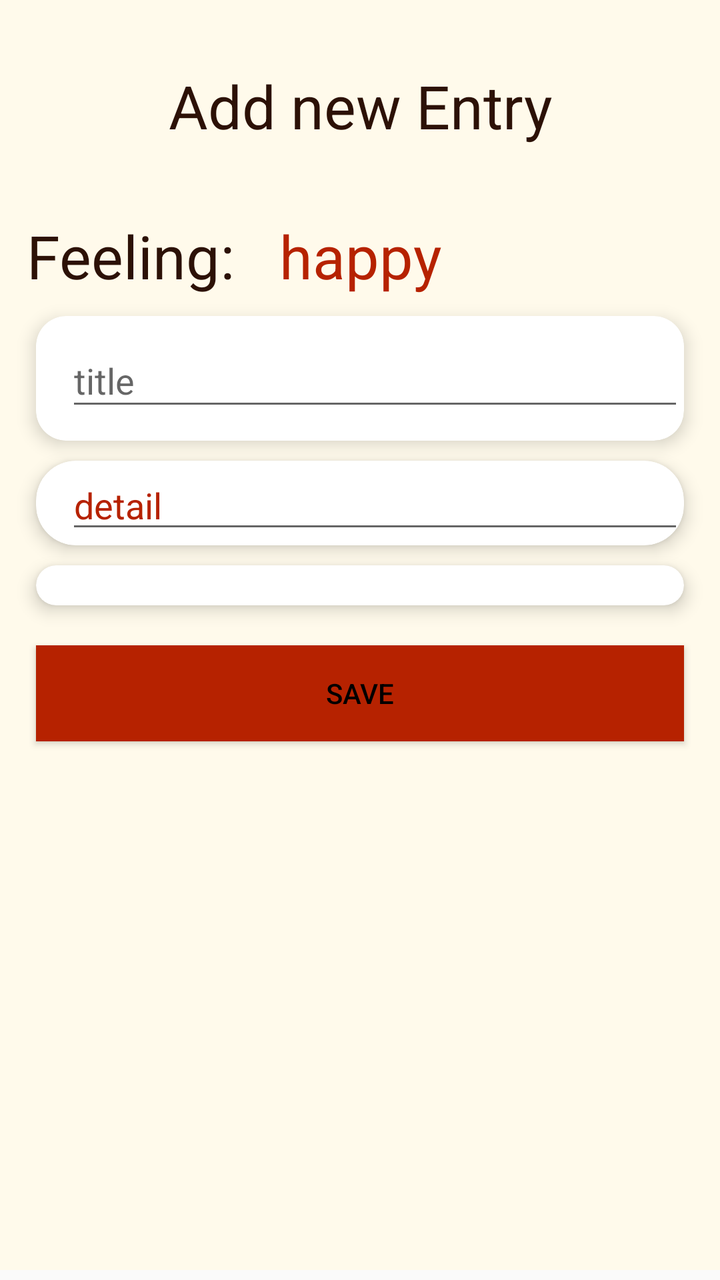
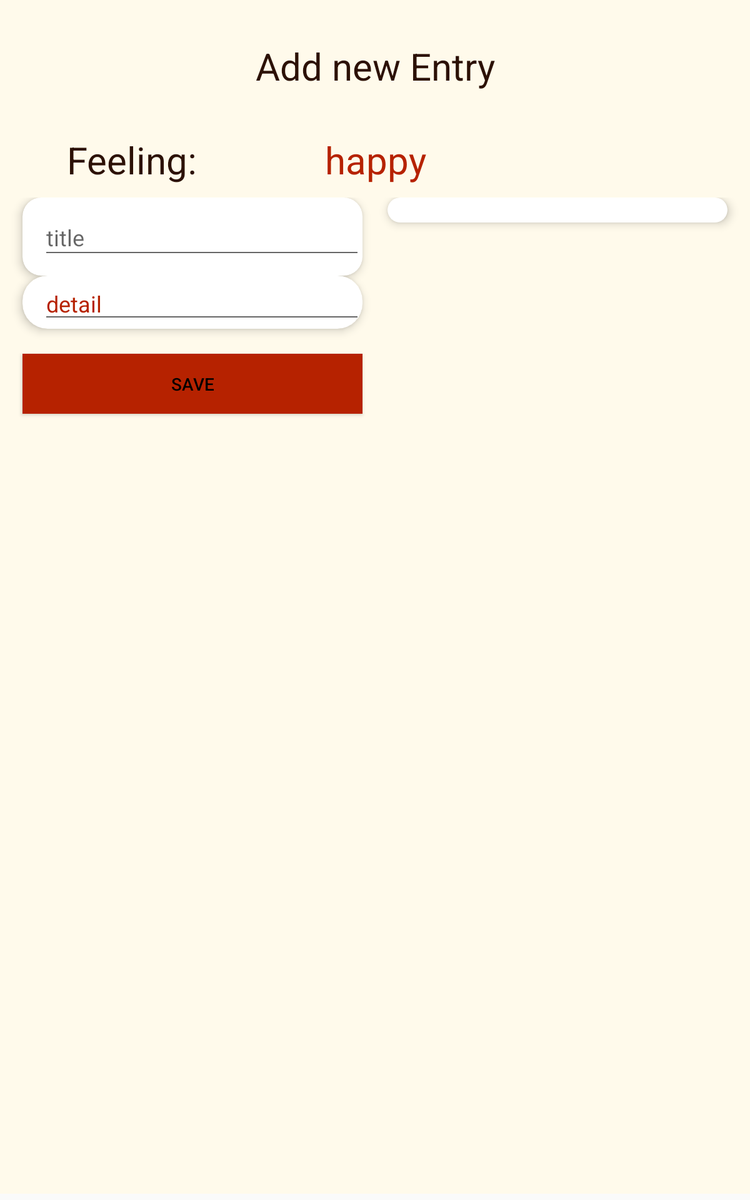

Compare how this app lays out the same screen by default and in its alternative resource folder. The renders come first, then the two layout files and the values they reference.
<!-- AndroidManifest.xml: application theme AppTheme.NoActionBar -->
<!-- res/layout/content_add_journal.xml -->
<?xml version="1.0" encoding="utf-8"?>
<android.support.design.widget.CoordinatorLayout
    xmlns:android="http://schemas.android.com/apk/res/android"
    xmlns:app="http://schemas.android.com/apk/res-auto"
    xmlns:tools="http://schemas.android.com/tools"
    android:layout_width="match_parent"
    android:layout_height="match_parent"
    android:fitsSystemWindows="true"
    android:paddingBottom="5dp"
    tools:context="com.a5.ngenemichael.journalapp.Activities.AddJournalActivity"
    tools:showIn="@layout/activity_add_journal">

    <LinearLayout
        android:layout_width="fill_parent"
        android:layout_height="fill_parent"
        android:layout_gravity="center|top"
        android:background="@color/backgroud"
        android:orientation="vertical"
        android:padding="8dp">

        <View
            android:layout_width="match_parent"
            android:layout_height="20dp"/>

        <TextView

            android:layout_width="match_parent"
            android:layout_height="50dp"
            android:layout_marginBottom="20dp"
            android:gravity="center"
            android:text="Add new Entry"
            android:textAppearance="@style/TextAppearance.AppCompat.Body1"
            android:textColor="@color/colorPrimaryDark"
            android:textSize="30sp"

            />

        <LinearLayout
            android:layout_width="match_parent"
            android:layout_height="60dp"
            android:orientation="horizontal"
            android:paddingBottom="5dp"
            android:paddingTop="5dp">

            <TextView
                android:layout_width="match_parent"
                android:layout_height="50dp"
                android:layout_weight="1"
                android:gravity="center"
                android:text="Feeling:"
                android:textAppearance="@style/TextAppearance.AppCompat.Body1"
                android:textColor="@color/colorPrimaryDark"
                android:textSize="30sp"/>

            <TextView
                android:id="@+id/text_mood"
                android:layout_width="match_parent"
                android:layout_height="50dp"
                android:layout_weight="1"
                android:gravity="center"
                android:maxLines="1"
                android:text="happy"
                android:textAppearance="@style/TextAppearance.AppCompat.Body1"
                android:textColor="@color/colorAccent"
                android:textSize="30sp"/>

            <ImageView
                android:id="@+id/image_main"
                android:layout_width="match_parent"
                android:layout_height="50dp"
                android:layout_gravity="center"
                android:layout_weight="1"
                android:padding="5dp"
                android:src="@drawable/happy"
                />

        </LinearLayout>


        <android.support.v7.widget.CardView
            android:layout_width="match_parent"
            android:layout_height="wrap_content"
            android:layout_marginEnd="10dp"
            android:layout_marginStart="10dp"
            android:padding="5dp"
            app:cardCornerRadius="15dp"
            app:cardElevation="5dp">

            <android.support.design.widget.TextInputLayout
                android:layout_width="match_parent"
                android:layout_height="wrap_content">

                <EditText
                    android:id="@+id/title_add"
                    android:layout_width="match_parent"
                    android:layout_height="wrap_content"
                    android:layout_marginBottom="10dp"
                    android:layout_marginStart="15dp"
                    android:hint="title"
                    android:inputType="text"
                    android:maxLines="3"
                    android:textColor="@android:color/black"
                    android:textColorHint="@color/colorAccent"/>
            </android.support.design.widget.TextInputLayout>

        </android.support.v7.widget.CardView>

        <TextView
            android:layout_width="match_parent"
            android:layout_height="10dp"/>


        <android.support.v7.widget.CardView
            android:layout_width="match_parent"
            android:layout_height="wrap_content"
            android:layout_marginEnd="10dp"
            android:layout_marginStart="10dp"
            android:padding="5dp"
            app:cardCornerRadius="20dp"
            app:cardElevation="5dp">

            <EditText
                android:id="@+id/detailAdd"
                android:layout_width="match_parent"
                android:layout_height="wrap_content"
                android:layout_marginBottom="1dp"
                android:layout_marginStart="15dp"
                android:hint="detail"
                android:inputType="text"
                android:textColor="@android:color/black"
                android:textColorHint="@color/colorAccent"/>

        </android.support.v7.widget.CardView>


        <TextView
            android:layout_width="match_parent"
            android:layout_height="10dp"/>


        <android.support.v7.widget.CardView
            android:layout_width="wrap_content"
            android:layout_height="wrap_content"
            android:layout_marginEnd="10dp"
            android:layout_marginStart="10dp"
            android:padding="5dp"
            app:cardCornerRadius="25dp"
            app:cardElevation="5dp">

            <include layout="@layout/gridlayout"/>

        </android.support.v7.widget.CardView>

        

        <Button
            android:id="@+id/btn_save"
            android:layout_width="fill_parent"
            android:layout_height="wrap_content"
            android:layout_marginEnd="10dp"
            android:layout_marginStart="10dp"
            android:layout_marginTop="20dip"
            android:background="@color/colorAccent"
            android:onClick="saveToEntry"
            android:text="Save"
            android:textColor="@android:color/black"/>

        

    </LinearLayout>

</android.support.design.widget.CoordinatorLayout>
<!-- res/layout/gridlayout.xml (included above) -->
<?xml version="1.0" encoding="utf-8"?>
<GridView
    xmlns:android="http://schemas.android.com/apk/res/android"
    android:layout_width="match_parent"
    android:layout_height="wrap_content"
    xmlns:tools="http://schemas.android.com/tools"
    android:layout_marginTop="10dp"
    android:layout_marginStart="15dp"
    android:layout_marginEnd="15dp"
    android:paddingBottom="10dp"
    android:numColumns="3"
    android:stretchMode="columnWidth"
    android:gravity="center"
    android:verticalSpacing="2dp"
    android:horizontalSpacing="2dp"
    android:columnWidth="20dp"
    android:id="@+id/gridview"
    tools:showIn="@layout/content_add_journal"
    />
<!-- resources referenced by this layout -->
<resources>
  <color name="backgroud">#fffaeb</color>
  <color name="colorAccent">#b62200</color>
  <color name="colorPrimaryDark">#2c1106</color>
  <style name="AppTheme.NoActionBar">
          <item name="windowActionBar">false</item>
          <item name="windowNoTitle">true</item>
      </style>
      Theme.AppCompat.Light.Dialog
</resources>
<!-- res/layout-sw600dp/content_add_journal.xml (the repository's variant of the layout above) -->
<!-- drawn on a 7-inch tablet held upright -->
<?xml version="1.0" encoding="utf-8"?>
<android.support.design.widget.CoordinatorLayout
    xmlns:android="http://schemas.android.com/apk/res/android"
    xmlns:app="http://schemas.android.com/apk/res-auto"
    xmlns:tools="http://schemas.android.com/tools"
    android:layout_width="match_parent"
    android:layout_height="match_parent"
    android:fitsSystemWindows="true"
    android:paddingBottom="5dp"
    tools:context="com.a5.ngenemichael.journalapp.Activities.AddJournalActivity"
    tools:showIn="@layout/activity_add_journal">

    <LinearLayout
        android:layout_width="fill_parent"
        android:layout_height="fill_parent"
        android:layout_gravity="center|top"
        android:background="@color/backgroud"
        android:orientation="vertical"
        android:padding="8dp">

        <View
            android:layout_width="match_parent"
            android:layout_height="20dp"/>

        <TextView

            android:layout_width="match_parent"
            android:layout_height="50dp"
            android:layout_marginBottom="20dp"
            android:gravity="center"
            android:text="Add new Entry"
            android:textAppearance="@style/TextAppearance.AppCompat.Body1"
            android:textColor="@color/colorPrimaryDark"
            android:textSize="30sp"

            />

        <LinearLayout
            android:layout_width="match_parent"
            android:layout_height="60dp"
            android:orientation="horizontal"
            android:paddingBottom="5dp"
            android:paddingTop="5dp">

            <TextView
                android:layout_width="match_parent"
                android:layout_height="50dp"
                android:layout_weight="1"
                android:gravity="center"
                android:text="Feeling:"
                android:textAppearance="@style/TextAppearance.AppCompat.Body1"
                android:textColor="@color/colorPrimaryDark"
                android:textSize="30sp"/>

            <TextView
                android:id="@+id/text_mood"
                android:layout_width="match_parent"
                android:layout_height="50dp"
                android:layout_weight="1"
                android:gravity="center"
                android:maxLines="1"
                android:text="happy"
                android:textAppearance="@style/TextAppearance.AppCompat.Body1"
                android:textColor="@color/colorAccent"
                android:textSize="30sp"/>

            <ImageView
                android:id="@+id/image_main"
                android:layout_width="match_parent"
                android:layout_height="50dp"
                android:layout_gravity="center"
                android:layout_weight="1"
                android:padding="5dp"
                android:src="@drawable/happy"
                />

        </LinearLayout>

        <LinearLayout
            android:layout_width="match_parent"
            android:layout_height="match_parent"
            android:orientation="horizontal">


            <LinearLayout
                android:layout_width="match_parent"
                android:layout_height="match_parent"
                android:orientation="vertical"
                android:layout_weight="1">


        <android.support.v7.widget.CardView
            android:layout_width="match_parent"
            android:layout_height="wrap_content"
            android:layout_marginEnd="10dp"
            android:layout_marginStart="10dp"
            android:padding="5dp"
            app:cardCornerRadius="15dp"
            app:cardElevation="5dp">

            <android.support.design.widget.TextInputLayout
                android:layout_width="match_parent"
                android:layout_height="wrap_content">

                <EditText
                    android:id="@+id/title_add"
                    android:layout_width="match_parent"
                    android:layout_height="wrap_content"
                    android:layout_marginBottom="10dp"
                    android:layout_marginStart="15dp"
                    android:hint="title"
                    android:inputType="text"
                    android:maxLines="3"
                    android:textColor="@android:color/black"
                    android:textColorHint="@color/colorAccent"/>
            </android.support.design.widget.TextInputLayout>

        </android.support.v7.widget.CardView>





        <android.support.v7.widget.CardView
            android:layout_width="match_parent"
            android:layout_height="wrap_content"
            android:layout_marginEnd="10dp"
            android:layout_marginStart="10dp"
            android:padding="5dp"
            app:cardCornerRadius="20dp"
            app:cardElevation="5dp">

            <EditText
                android:id="@+id/detailAdd"
                android:layout_width="match_parent"
                android:layout_height="wrap_content"
                android:layout_marginBottom="1dp"
                android:layout_marginStart="15dp"
                android:hint="detail"
                android:inputType="text"
                android:textColor="@android:color/black"
                android:textColorHint="@color/colorAccent"/>

        </android.support.v7.widget.CardView>

                <Button
                    android:id="@+id/btn_save"
                    android:layout_width="fill_parent"
                    android:layout_height="wrap_content"
                    android:layout_marginEnd="10dp"
                    android:layout_marginStart="10dp"
                    android:layout_marginTop="20dip"
                    android:background="@color/colorAccent"
                    android:onClick="saveToEntry"
                    android:text="Save"
                    android:textColor="@android:color/black"/>

            </LinearLayout>



        <android.support.v7.widget.CardView
            android:layout_width="wrap_content"
            android:layout_height="wrap_content"
            android:layout_marginEnd="10dp"
            android:layout_weight="1"
            android:layout_marginStart="10dp"
            android:padding="5dp"
            app:cardCornerRadius="25dp"
            app:cardElevation="5dp">

            <include layout="@layout/gridlayout"/>

        </android.support.v7.widget.CardView>

    </LinearLayout>


    </LinearLayout>

</android.support.design.widget.CoordinatorLayout>
